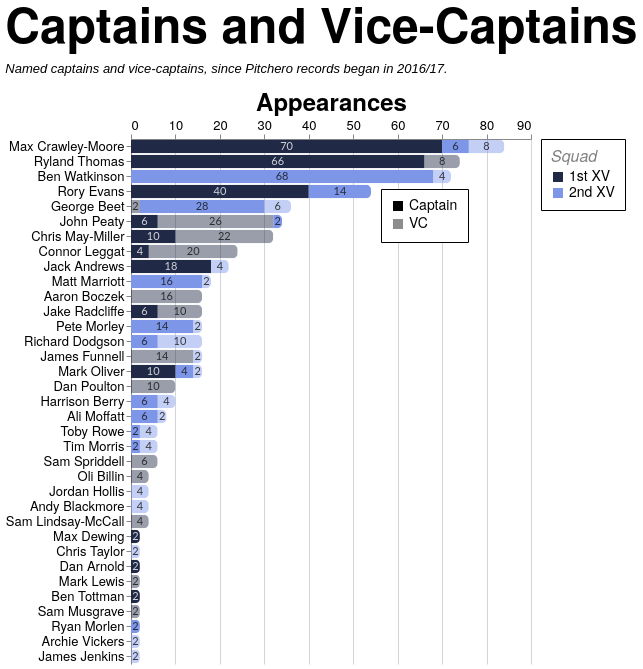

The Vega-Lite source for this figure:
### Vega-Lite specification from a JSON file in a GitHub repository (floating-point values rounded to 4 significant figures; data arrays with more than 128 entries replaced by an {"elided": "..."} marker saying what was removed)
{"config": {"axis": {"labelFont": "PT Sans Narrow, Helvetica Neue, Helvetica, Arial, sans-serif", "titleFont": "PT Sans Narrow, Helvetica Neue, Helvetica, Arial, sans-serif", "labelFontSize": 13, "titleFontSize": 24, "gridColor": "#202947", "gridOpacity": 0.2, "zindex": 1}, "text": {"font": "Lato, sans-serif"}, "bar": {"cornerRadiusEnd": 5}, "header": {"labelFont": "PT Sans Narrow, Helvetica Neue, Helvetica, Arial, sans-serif", "titleFont": "PT Sans Narrow, Helvetica Neue, Helvetica, Arial, sans-serif", "labelFontSize": 24, "titleFontSize": 28, "labelFontWeight": "bold", "orient": "left"}, "legend": {"labelFont": "PT Sans Narrow, Helvetica Neue, Helvetica, Arial, sans-serif", "titleFont": "PT Sans Narrow, Helvetica Neue, Helvetica, Arial, sans-serif", "labelFontSize": 14, "titleFontSize": 16, "titlePadding": 5, "fillColor": "white", "strokeColor": "black", "padding": 10, "titleFontWeight": "lighter", "titleFontStyle": "italic", "titleColor": "gray", "offset": 10}, "title": {"font": "PT Sans Narrow, Helvetica Neue, Helvetica, Arial, sans-serif", "fontSize": 48, "fontWeight": "bold", "anchor": "start", "align": "center", "titlePadding": 20, "subtitlePadding": 10, "subtitleFontSize": 13, "subtitleColor": "", "subtitleFontStyle": "italic", "offset": 15, "color": "black"}, "axisX": {"labelAngle": 0}, "facet": {"title": null, "header": null, "align": {"row": "each", "column": "each"}, "spacing": 10}, "resolve": {"scale": {"y": "independent", "facet": "independent"}}, "background": "transparent", "scale": {"offsetBandPaddingOuter": 0.2, "offsetBandPaddingInner": 0.1}, "view": {"stroke": null, "background": "transparent"}}, "layer": [{"mark": {"type": "bar"}, "encoding": {"color": {"field": "squad", "legend": {"labelExpr": "datum.value + ' XV'", "orient": "right", "title": "Squad"}, "scale": {"domain": ["1st", "2nd"], "range": ["#202946", "#7d96e8"]}, "sort": ["1st", "2nd"], "type": "nominal"}, "opacity": {"field": "role", "legend": {"legendX": 250, "legendY": 50, "orient": "none", "title": null}, "scale": {"domain": ["Captain", "VC"], "range": [1.0, 0.45]}, "sort": ["Captain", "VC"], "type": "nominal"}, "order": {"field": "stack_order", "sort": "ascending", "type": "quantitative"}, "tooltip": [{"field": "player", "title": "Player", "type": "nominal"}, {"field": "squad", "title": "Squad", "type": "nominal"}, {"field": "role", "title": "Role", "type": "nominal"}, {"field": "games_agg", "title": "Games", "type": "quantitative"}], "x": {"axis": {"orient": "top", "title": "Appearances"}, "field": "games_agg", "stack": "zero", "type": "quantitative"}, "y": {"field": "player", "sort": {"field": "player_total", "op": "max", "order": "descending"}, "title": null, "type": "nominal"}}, "transform": [{"aggregate": [{"op": "sum", "field": "games", "as": "games_agg"}, {"op": "max", "field": "player_total", "as": "player_total"}], "groupby": ["player", "squad", "role", "stack_order"]}]}, {"mark": {"type": "text", "align": "center", "baseline": "middle", "fontSize": 11, "opacity": 0.8}, "encoding": {"color": {"field": "label_color", "legend": null, "scale": null, "type": "nominal"}, "text": {"field": "games_agg", "format": ".0f", "type": "quantitative"}, "x": {"field": "x_mid", "type": "quantitative"}, "y": {"field": "player", "sort": {"field": "player_total", "op": "max", "order": "descending"}, "title": null, "type": "nominal"}}, "transform": [{"aggregate": [{"op": "sum", "field": "games", "as": "games_agg"}, {"op": "max", "field": "player_total", "as": "player_total"}], "groupby": ["player", "squad", "role", "stack_order"]}, {"groupby": ["player"], "stack": "games_agg", "sort": [{"field": "stack_order", "order": "ascending"}], "as": ["x0", "x1"]}, {"calculate": "(datum.x0 + datum.x1) / 2", "as": "x_mid"}, {"calculate": "datum.squad === '1st' && datum.role === 'Captain' ? '#ffffff' : '#111111'", "as": "label_color"}]}], "data": {"name": "data-8d091747d21ad2908a5bd2b9d8446f0e"}, "height": {"step": 15}, "title": {"text": "Captains and Vice-Captains", "subtitle": "Named captains and vice-captains, since Pitchero records began in 2016/17."}, "transform": [{"joinaggregate": [{"op": "sum", "field": "games", "as": "player_total"}], "groupby": ["player"]}], "width": 400, "$schema": "https://vega.github.io/schema/vega-lite/v5.20.1.json", "datasets": {"data-8d091747d21ad2908a5bd2b9d8446f0e": {"elided": "197 records"}}}
